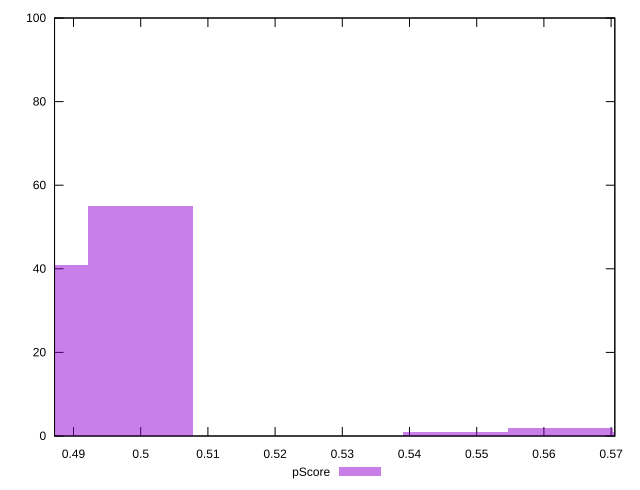

The script that saved this image:
reset

$pScore <<EOF
0.49996726622394816 55
0.4843432891544498 41
0.5624631745019417 2
0.5468391974324432 1
0.5780871515714401 1
EOF

set key outside below
set boxwidth 0.01562397706949838
set xrange [0.4871764705882353:0.5705555555555556]
set yrange [0:100]
set trange [0:100]
set style fill transparent solid 0.5 noborder
set terminal svg size 640, 490 enhanced background rgb 'white'
set output "report_00011_2021-02-09T10:53:21.242Z/render-blocking-resources/samples/pages+cached+noadtech/pScore/histogram.svg"

plot $pScore title "pScore" with boxes

reset
